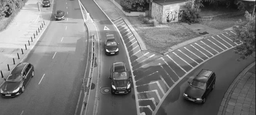
#> input picture resources/frame3.png, 256 x 115 px, shrunk from 1268 x 568 before the run
$ jupyter execute test.ipynb
#> lines starting #> are read from the running program, lines starting #| are printed output that depends on the picture
## Import needed libraries

[cell 1]
import cv2 as cv
import numpy as np

# Pyramid construction

[cell 2]
def build_pyramid(image, levels):
    """
    Builds a Gaussian pyramid from an image.

    :param image: Input image
    :type image: numpy.ndarray
    :param levels: Number of levels in the pyramid
    :type levels: int
    :return: List of images in the pyramid
    :rtype: list
    """
    pyramid = [image]

    for l in range(1, levels+1):
        prev = pyramid[l-1]
        pyramid.append(cv.pyrDown(prev))

    return pyramid

# Something

[cell 3]
def compute_gradients(image):
    """
    Computes the gradients of an image using Sobel operator.

    :param image: Input image
    :type image: numpy.ndarray
    :return: Gradients in x and y directions
    :rtype: tuple
    """

    Ix = cv.Sobel(image, cv.CV_32F, 1, 0, ksize=3)
    Iy = cv.Sobel(image, cv.CV_32F, 0, 1, ksize=3)
    return Ix, Iy

[cell 4]
def refine_flow(I1_l, I2_l, Ix, Iy, u, v, w, K):
    """
    Refines the optical flow using the Lucas-Kanade method.

    :param I1_l: Pyramid level of the first image
    :type I1_l: numpy.ndarray
    :param I2_l: Pyramid level of the second image
    :type I2_l: numpy.ndarray
    :param Ix: Gradient in x direction
    :type Ix: numpy.ndarray
    :param Iy: Gradient in y direction
    :type Iy: numpy.ndarray
    :param u: Initial flow in x direction
    :type u: numpy.ndarray
    :param v: Initial flow in y direction
    :type v: numpy.ndarray
    :param w: Window size
    :type w: int
    :param K: Number of iterations
    :type K: int
    :return: Refined flow in x and y directions
    :rtype: tuple
    """

    height, width = I1_l.shape
    for y in range(w // 2, height - w // 2):
        for x in range(w // 2, width - w // 2):
            delta_u = 0.0
            delta_v = 0.0

            for _ in range(K):
                x2 = x + u[y, x] + delta_u
                y2 = y + v[y, x] + delta_v

                if x2 < 0 or x2 >= width or y2 < 0 or y2 >= height:
                    break

                It = I2_l[int(y2), int(x2)] - I1_l[y, x]

                window_x = x - w // 2
                window_y = y - w // 2

                Ix_win = Ix[window_y:window_y + w, window_x:window_x + w].flatten()
                Iy_win = Iy[window_y:window_y + w, window_x:window_x + w].flatten()

                ATA_11 = np.sum(Ix_win * Ix_win)
                ATA_12 = np.sum(Ix_win * Iy_win)
                ATA_21 = ATA_12
                ATA_22 = np.sum(Iy_win * Iy_win)

                ATb_1 = -np.sum(Ix_win * It)
                ATb_2 = -np.sum(Iy_win * It)

                det = ATA_11 * ATA_22 - ATA_12 * ATA_21
                if det > 1e-6:
                    delta_du = (ATA_22 * ATb_1 - ATA_12 * ATb_2) / det
                    delta_dv = (-ATA_21 * ATb_1 + ATA_11 * ATb_2) / det

                    delta_u += delta_du
                    delta_v += delta_dv

            u[y, x] += delta_u
            v[y, x] += delta_v

    return u, v

[cell 5]
def PyramidalLK(I1, I2, L, w, K):
    u = np.zeros(I1.shape, dtype=np.float32)
    v = np.zeros(I1.shape, dtype=np.float32)

    pyramid1 = build_pyramid(I1, L)
    pyramid2 = build_pyramid(I2, L)

    for l in range(L, -1, -1):
        I1_l = pyramid1[l]
        I2_l = pyramid2[l]

        if l < L:
            new_size = (I1_l.shape[1], I1_l.shape[0])
            u = 2 * cv.resize(u, new_size, interpolation=cv.INTER_LINEAR)
            v = 2 * cv.resize(v, new_size, interpolation=cv.INTER_LINEAR)

        Ix, Iy = compute_gradients(I1_l)
        u, v = refine_flow(I1_l, I2_l, Ix, Iy, u, v, w, K)

    return u, v

[cell 6]
def visualize_optical_flow(u, v):
    h, w = u.shape
    hsv = np.zeros((h, w, 3), dtype=np.uint8)

    # Convert flow to polar coordinates (magnitude and angle)
    magnitude, angle = cv.cartToPolar(u, v, angleInDegrees=True)

    # Set hue according to the optical flow direction
    hsv[..., 0] = angle / 2  # OpenCV hue range is [0,180]

    # Set value according to the optical flow magnitude (normalized)
    hsv[..., 2] = cv.normalize(magnitude, None, 0, 255, cv.NORM_MINMAX)

    # Set saturation to max
    hsv[..., 1] = 255

    # Convert HSV to BGR for display
    flow_bgr = cv.cvtColor(hsv, cv.COLOR_HSV2BGR)

    # Show or save the result
    while True:
        cv.resize(flow_bgr, (50, 50), interpolation=cv.INTER_LINEAR)
        cv.imshow('Optical Flow HSV', flow_bgr)


        if cv.waitKey(1) & 0xFF == ord('q'):
            break

    cv.destroyAllWindows()

# Testing

[cell 7]
I1 = cv.imread("./resources/frame3.png", flags=cv.IMREAD_GRAYSCALE)
#> I1 is the input picture: shape (115, 256); min 7, max 255, mean 121.3
I2 = cv.imread("./resources/frame4.png", flags=cv.IMREAD_GRAYSCALE)
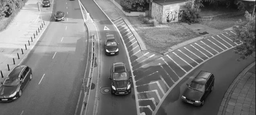
#> input picture resources/frame4.png, 256 x 115 px, shrunk from 1268 x 568 before the run
#> I2 is the input picture: shape (115, 256); min 7, max 255, mean 121.4

[cell 8]
pyramid = build_pyramid(I1, 3)
#> after the loop in build_pyramid, `for l in range(1, levels+1):`: pyramid = 4 items
#> pyramid = 4 items
for img in pyramid:
    print(img.shape)
#> this loop made 4 passes
#| (115, 256)
#| (58, 128)
#| (29, 64)
#| (15, 32)

[cell 9]
import matplotlib.pyplot as plt

# Base image for reference
base_img = pyramid[0]

# Create a figure
plt.figure(figsize=(10, 10))

# Display each image in the pyramid
for idx, img in enumerate(pyramid, start=1):
    # Calculate normalized dimensions for display
    scale_factor = 3  # Adjust this to control the size of displayed images
    left = 0.1  # Fixed horizontal position
    bottom = 0.1 + (len(pyramid) - idx) * 0.2  # Dynamic vertical position based on level
    width = img.shape[1] / base_img.shape[1] / scale_factor
    height = img.shape[0] / base_img.shape[0] / scale_factor

    # Create an axis for the image
    ax = plt.axes([left, bottom, width, height])
    ax.imshow(img, cmap='gray', aspect='auto')
    ax.set_title(f'Level {idx} - {img.shape[1]}x{img.shape[0]}', fontsize=8)
    ax.axis('off')
#> this loop made 4 passes
#> (bottom, width, height) on passes 1 to 4: (0.7, 0.333, 0.333), (0.5, 0.167, 0.168), (0.3, 0.0833, 0.0841), (0.1, 0.0417, 0.0435)

# Adjust layout and display the figure
plt.tight_layout()
plt.show()
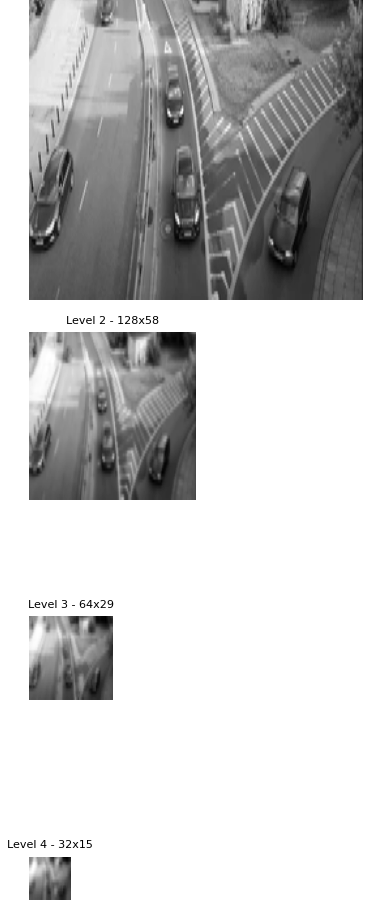
#> figure drawn by matplotlib, 4 panels

[cell 10]
u, v = PyramidalLK(I1, I2, 3, 3, 5)
#> after the loop in PyramidalLK, `for l in range(L, -1, -1):`:
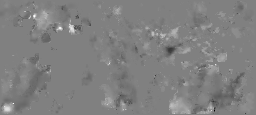
#> u: shape (115, 256) float32; min -238.8, max 234.3, mean 0.1; drawn with min black and max white
#> after the loop in PyramidalLK, `for l in range(L, -1, -1):`:
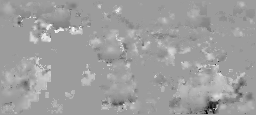
#> v: shape (115, 256) float32; min -182, max 114.7, mean 3; drawn with min black and max white

[cell 11]
visualize_optical_flow(u, v)
#> in visualize_optical_flow, `magnitude, angle = cv.cartToPolar(u, v, angleInDegrees=True)`:
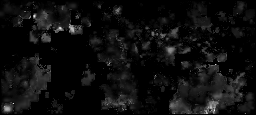
#> magnitude: shape (115, 256) float32; min 0, max 263.8, mean 14.8; drawn with min black and max white
#> in visualize_optical_flow, `magnitude, angle = cv.cartToPolar(u, v, angleInDegrees=True)`:
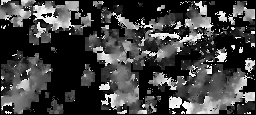
#> angle: shape (115, 256) float32; min 0, max 359.9, mean 92.3; drawn with min black and max white
#> in visualize_optical_flow, `hsv[..., 0] = angle / 2`:
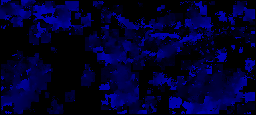
#> hsv: shape (115, 256, 3); mean of channels 0, 1, 2 45.9, 0, 0; drawn as B, G, R
#> in visualize_optical_flow, `hsv[..., 2] = cv.normalize(magnitude, None, 0, 255, cv.NORM_MINMAX)`:
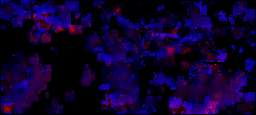
#> hsv: shape (115, 256, 3); mean of channels 0, 1, 2 45.9, 0, 14.1; drawn as B, G, R
#> in visualize_optical_flow, `hsv[..., 1] = 255`:
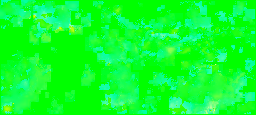
#> hsv: shape (115, 256, 3); mean of channels 0, 1, 2 45.9, 255, 14.1; drawn as B, G, R
#> in visualize_optical_flow, `flow_bgr = cv.cvtColor(hsv, cv.COLOR_HSV2BGR)`:
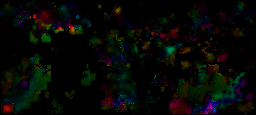
#> flow_bgr: shape (115, 256, 3); mean B, G, R 5.1, 8.1, 6.7
#> (key q is pressed here)
